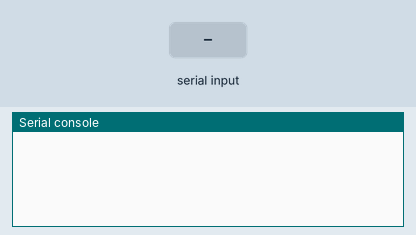
Simulated run of this program. Board: MicroPython board. Parts: the last lines printed to the serial console. Inputs (shaded band) come from the test bench.

Above: at 1.2 s.
1.3 s: "1" typed at the serial console, then Enter
At 2.5 s:
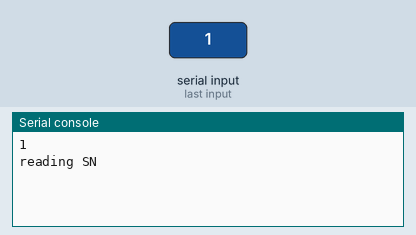
2.8 s: "1\n" received over the second serial link
At 3.9 s:
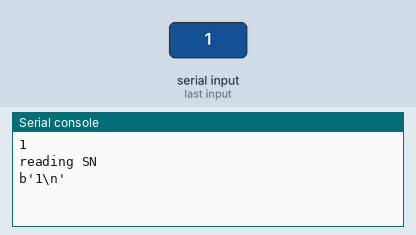
4.3 s: "0" typed at the serial console, then Enter
At 5.0 s:
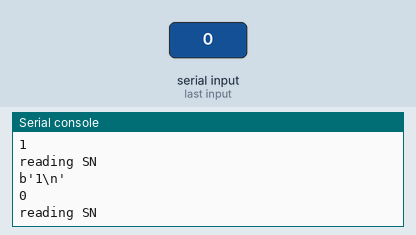
5.8 s: "0\n" received over the second serial link
At 6.1 s:
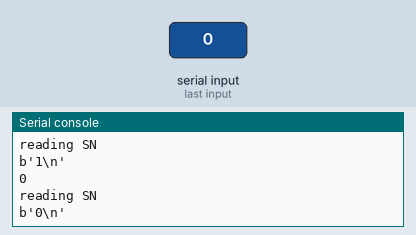

Measured:
- after the input at 1.3 s, the serial console: prints a new line at once (image 1)
- after the input at 2.8 s, the serial console: prints a new line at once (image 2)
- after the input at 4.3 s, the serial console: prints a new line at once (image 3)
- after the input at 5.8 s, the serial console: prints a new line at once (image 4)

The program:

SN_readout_ChipBoards.py
```python
from machine import Pin, UART
import time

uart = UART(1, baudrate=115200, tx=Pin(4), rx=Pin(5),timeout = 5000, timeout_char = 5000) # 2 dni

while True:
    input()
    print('reading SN')
    uart.write("s\n")
    r = uart.readline()
    print(r)
```
